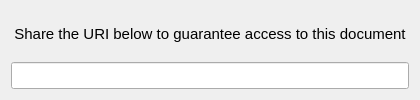
<?xml version="1.0" encoding="UTF-8"?>
<ui version="4.0">
 <class>ShareUriWindow</class>
 <widget class="QDialog" name="ShareUriWindow">
  <property name="geometry">
   <rect>
    <x>0</x>
    <y>0</y>
    <width>420</width>
    <height>100</height>
   </rect>
  </property>
  <property name="minimumSize">
   <size>
    <width>420</width>
    <height>100</height>
   </size>
  </property>
  <property name="maximumSize">
   <size>
    <width>420</width>
    <height>100</height>
   </size>
  </property>
  <property name="windowTitle">
   <string>Share URI</string>
  </property>
  <layout class="QVBoxLayout" name="verticalLayout">
   <item>
    <widget class="QLabel" name="label_2">
     <property name="minimumSize">
      <size>
       <width>0</width>
       <height>0</height>
      </size>
     </property>
     <property name="maximumSize">
      <size>
       <width>16777215</width>
       <height>1677215</height>
      </size>
     </property>
     <property name="font">
      <font>
       <pointsize>11</pointsize>
      </font>
     </property>
     <property name="text">
      <string>Share the URI below to guarantee access to this document</string>
     </property>
     <property name="alignment">
      <set>Qt::AlignCenter</set>
     </property>
    </widget>
   </item>
   <item>
    <layout class="QHBoxLayout" name="horizontalLayout">
     <property name="spacing">
      <number>13</number>
     </property>
     <item>
      <widget class="QLineEdit" name="lineEdit_uri">
       <property name="minimumSize">
        <size>
         <width>0</width>
         <height>27</height>
        </size>
       </property>
       <property name="font">
        <font>
         <pointsize>10</pointsize>
        </font>
       </property>
       <property name="alignment">
        <set>Qt::AlignCenter</set>
       </property>
       <property name="readOnly">
        <bool>true</bool>
       </property>
       <property name="clearButtonEnabled">
        <bool>false</bool>
       </property>
      </widget>
     </item>
    </layout>
   </item>
  </layout>
 </widget>
 <resources/>
 <connections/>
</ui>
